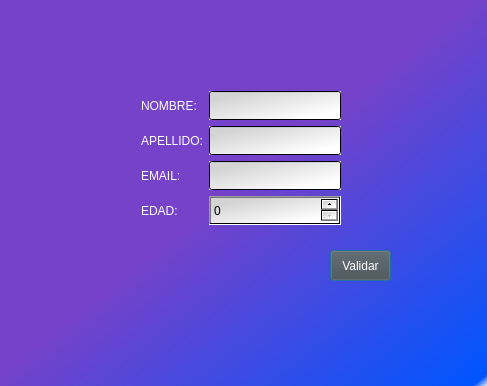
<?xml version="1.0" encoding="UTF-8"?>
<ui version="4.0">
 <class>Dialog</class>
 <widget class="QDialog" name="Dialog">
  <property name="geometry">
   <rect>
    <x>0</x>
    <y>0</y>
    <width>487</width>
    <height>386</height>
   </rect>
  </property>
  <property name="windowTitle">
   <string>Dialog</string>
  </property>
  <property name="styleSheet">
   <string notr="true">QDialog{
background-color: qlineargradient(spread:pad, x1:0, y1:0, x2:1, y2:1, stop:0.482955 rgba(117, 66, 201, 255), stop:0.982955 rgba(0, 85, 255, 255), stop:1 rgba(255, 255, 255, 255));

font-family: Arial, verdana;
}

QLineEdit{
background-color:qlineargradient(spread:pad, x1:0, y1:0, x2:1, y2:1, stop:0.176136 rgba(212, 212, 212, 255), stop:0.835227 rgba(255, 255, 255, 255), stop:1 rgba(255, 255, 255, 255));
borde: 0;
font-size: 12px;
height: 25px;

}

QLabel{
color: rgb(255, 255, 255);
font-size: 12px;
}


QPushButton#BotonA{
background-color:rgb(75, 75, 75);
font-size: 12px;
color: rgb(255, 255, 255);
borde: 0;
}

QPushButton#BotonA:hover{
background-color:rgb(255, 255, 255);
color:rgb(40, 40, 40);
font-size: 12px;
}

QSpinBox{
background-color:qlineargradient(spread:pad, x1:0, y1:0, x2:1, y2:1, stop:0.176136 rgba(212, 212, 212, 255), stop:0.835227 rgba(255, 255, 255, 255), stop:1 rgba(255, 255, 255, 255));
font-size: 12px;
height: 25px;

}


</string>
  </property>
  <widget class="QPushButton" name="BotonA">
   <property name="geometry">
    <rect>
     <x>330</x>
     <y>250</y>
     <width>61</width>
     <height>31</height>
    </rect>
   </property>
   <property name="text">
    <string>Validar</string>
   </property>
  </widget>
  <widget class="QWidget" name="">
   <property name="geometry">
    <rect>
     <x>141</x>
     <y>91</y>
     <width>200</width>
     <height>134</height>
    </rect>
   </property>
   <layout class="QGridLayout" name="gridLayout">
    <item row="0" column="0">
     <widget class="QLabel" name="label">
      <property name="text">
       <string>NOMBRE:</string>
      </property>
     </widget>
    </item>
    <item row="0" column="1">
     <widget class="QLineEdit" name="NombreA">
      <property name="text">
       <string/>
      </property>
     </widget>
    </item>
    <item row="1" column="0">
     <widget class="QLabel" name="label_2">
      <property name="text">
       <string>APELLIDO:</string>
      </property>
     </widget>
    </item>
    <item row="1" column="1">
     <widget class="QLineEdit" name="ApellidoA"/>
    </item>
    <item row="2" column="0">
     <widget class="QLabel" name="label_3">
      <property name="text">
       <string>EMAIL:</string>
      </property>
     </widget>
    </item>
    <item row="2" column="1">
     <widget class="QLineEdit" name="EmailA"/>
    </item>
    <item row="3" column="0">
     <widget class="QLabel" name="label_4">
      <property name="text">
       <string>EDAD:</string>
      </property>
     </widget>
    </item>
    <item row="3" column="1">
     <widget class="QSpinBox" name="EdadA">
      <property name="autoFillBackground">
       <bool>false</bool>
      </property>
      <property name="styleSheet">
       <string notr="true"/>
      </property>
     </widget>
    </item>
   </layout>
  </widget>
 </widget>
 <resources/>
 <connections/>
</ui>
